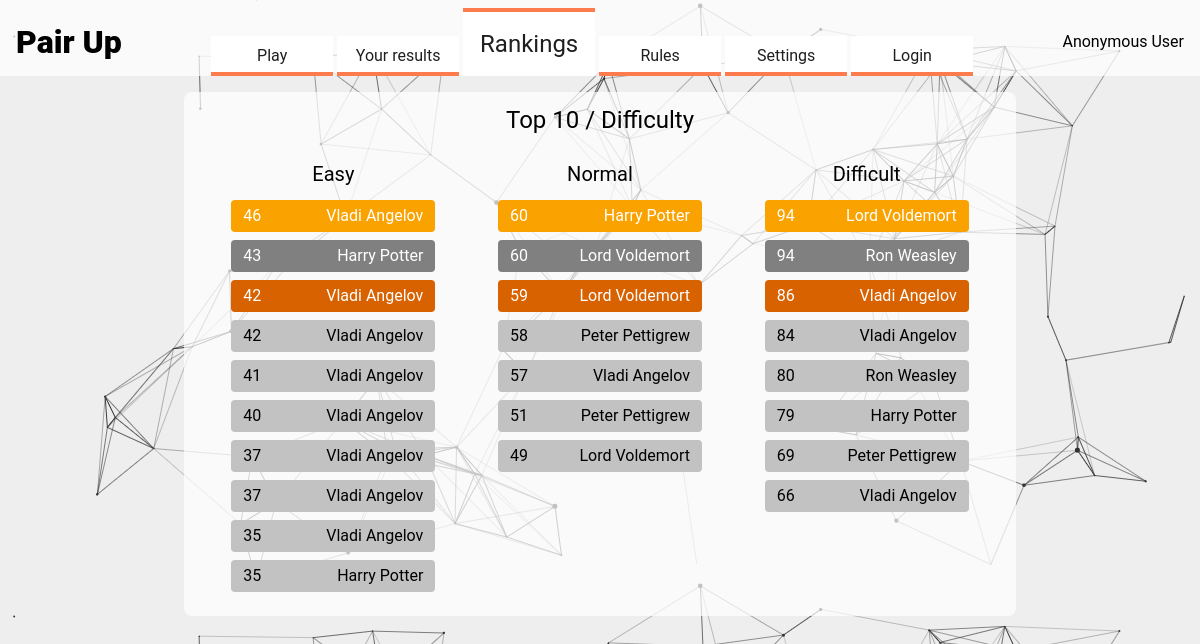
Before: /rankings with the older database file.
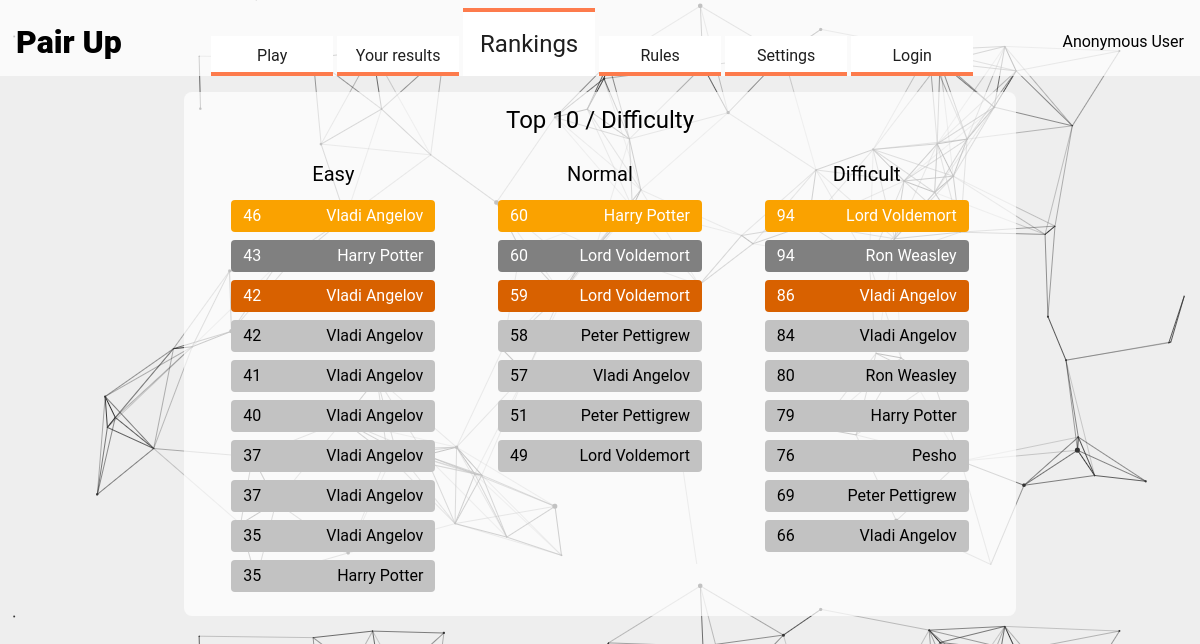
After: the same page with the newer database file.
### pairs/models.py (models this page shows, shortened)
class Score(models.Model):
    user = models.ForeignKey(
        "User", on_delete=models.CASCADE, related_name="scores")
    difficulty = models.ForeignKey(
        "Difficulty", on_delete=models.CASCADE, related_name="scores")
    result = models.IntegerField(default=0)

class User(AbstractUser):
    nickname = models.CharField(
        max_length=100, default=None, blank=True, null=True)

### pairs/views.py (the view)
# urls.py: path("rankings", views.rankings, name="rankings"),
def rankings(request):
    easy_difficulty = Difficulty.objects.get(name='Easy')
    normal_difficulty = Difficulty.objects.get(name='Normal')
    difficult_difficulty = Difficulty.objects.get(name='Difficult')
    easy_scores = Score.objects.filter(
        difficulty=easy_difficulty).order_by('-result')[:10]
    normal_scores = Score.objects.filter(
        difficulty=normal_difficulty).order_by('-result')[:10]
    difficult_scores = Score.objects.filter(
        difficulty=difficult_difficulty).order_by('-result')[:10]
    return render(request, "pairs/rankings.html", {
        'easy_scores': easy_scores,
        'normal_scores': normal_scores,
        'difficult_scores': difficult_scores
    })

### pairs/templates/pairs/rankings.html (shortened to what this page needs)
{% extends "pairs/layout.html" %}
{% load static %}
{% block body %}
    <div class="rankings-title">Top 10 / Difficulty</div>
    <div class="rankings">
        <div class="ranking-category">
            <h3>Easy</h3>
            <ul class="ranking-list">
            {% for score in easy_scores %}
                <li><p>{{score.result}}</p> <p>{{score.user.nickname}}</p></a>
            {% endfor %}
            </ul>
        </div>
        <div class="ranking-category">
            <h3>Normal</h3>
            <ul class="ranking-list">
                {% for score in normal_scores %}
                <li><p>{{score.result}}</p> <p>{{score.user.nickname}}</p></a>
                    {% endfor %}
            </ul>
        </div>
        <div class="ranking-category">
            <h3>Difficult</h3>
            <ul class="ranking-list">
                {% for score in difficult_scores %}
                <li><p>{{score.result}}</p> <p>{{score.user.nickname}}</p></a>
                    {% endfor %}
            </ul>
        </div>
    </div>
{% endblock %}

### pairs/templates/pairs/layout.html (shortened to what this page needs)
{% load static %}
<!DOCTYPE html>
<html lang="en">
  <head>
    <link rel="stylesheet" href="{% static 'pairs/styles.css' %}" />
  </head>
<body>
    <header class="navbar">
      <h1 class="game-title">Pair Up</h1>
      <div class="desktop-menu">
        <ul>
          <a href="{% url 'index' %}">
            <li {% if request.path == '/' %} class="desktop-item-highlight"{% else %} class="desktop-item" {% endif %} >Play</li>
          </a>
          <a href="{% url 'your_results' %}">
            <li {% if request.path == '/your_results' %} class="desktop-item-highlight"{% else %} class="desktop-item" {% endif %} >Your results</li>
          </a>
          <a href="{% url 'rankings' %}">
            <li {% if request.path == '/rankings' %} class="desktop-item-highlight"{% else %} class="desktop-item" {% endif %} >Rankings</li>
          </a>
          <a href="{% url 'rules' %}">
            <li {% if request.path == '/rules' %} class="desktop-item-highlight"{% else %} class="desktop-item" {% endif %} >Rules</li>
          </a>
          <a href="{% url 'settings' %}">
            <li {% if request.path == '/settings' %} class="desktop-item-highlight"{% else %} class="desktop-item" {% endif %} >Settings</li>
          </a>
          {% if request.user.username %}
            <a href="{% url 'logout' %}">
              <li class="desktop-item">Logout</li>
            </a>
          {% else %}
            <a href="{% url 'login' %}">
              <li {% if request.path == '/login' %} class="desktop-item-highlight"{% else %} class="desktop-item" {% endif %} >Login</li>
            </a>
          {% endif %}
        </ul>
      </div>
      <div class="desktop-menu">
      {% if request.user.username %}
          <p><strong>{{ request.user.nickname }}</strong></p>
      {% else %}
          Anonymous User
      {% endif %}
      </div>
    </header>
    <div class="my-container">{% block body %} {% endblock %}</div>
  </body>
</html>

### pairs/static/pairs/styles.css (style rules this page uses)
html, body { width: 100%; height: 100%; }
body { background: #ffffff url("./background.png"); font-family: "Roboto", sans-serif; }
.my-container { display: flex; flex-direction: column; justify-content: flex-start; align-items: center; background-color: rgba(255, 255, 255, 0.7); padding: 16px; border-radius: 8px; }
a { text-decoration: none; }
@media (min-width: 860px) { .my-container { max-width: 800px; margin: 0px auto; } }

### pairs/static/pairs/styles/navbar.css (style rules this page uses)
.game-title { font-size: 32px; font-weight: 800; }
.navbar { background-color: rgba(255, 255, 255, 0.7); margin-bottom: 16px; position: relative; display: flex; flex-wrap: wrap; align-items: center; justify-content: space-between; padding: 0.5rem 1rem; height: 60px; }
.navbar ul { display: flex; justify-content: center; align-items: flex-end; list-style: none; }
.desktop-menu { display: none; }
.desktop-item { font-size: 16px; width: 90px; text-align: center; background-color: white; padding: 8px 16px; margin: 0px 2px; color: rgb(31, 31, 31); border-bottom: 4px solid rgb(253, 123, 76); border-top: 4px solid white; transition: 0.2s; }
.desktop-item-highlight { display: flex; align-items: center; justify-content: center; background-color: white; width: 100px; height: 48px; text-align: center; font-size: 24px; border-top: 4px solid rgb(253, 123, 76); padding: 8px 16px; margin: 0px 2px; color: rgb(31, 31, 31); transition: 0.2s; }
@media (min-width: 1050px) { .desktop-menu { display: block; } }

### pairs/static/pairs/styles/rankings.css (style rules this page uses)
.rankings { width: 100%; }
.rankings-title { font-size: 24px; padding-bottom: 16px; }
.ranking-category { text-align: center; }
.ranking-category h3 { font-size: 20px; padding: 16px 0px 8px; }
.ranking-category li { width: 90%; margin: 8px; padding: 8px 12px; background-color: rgb(194, 194, 194); border-radius: 4px; color: black; display: flex; justify-content: space-between; }
.ranking-list li:first-child { background-color: rgb(250, 162, 0); color: white; }
.ranking-list li:nth-child(2) { background-color: grey; color: white; }
.ranking-list li:nth-child(3) { background-color: rgb(216, 97, 0); color: white; }
@media (min-width: 880px) { .rankings { display: flex; justify-content: space-around; } }
@media (min-width: 880px) { .ranking-category li { width: 180px; } }

Changed rows visible on the page:
added Score: result "76", user.nickname "Pesho", shown under "Difficult"
